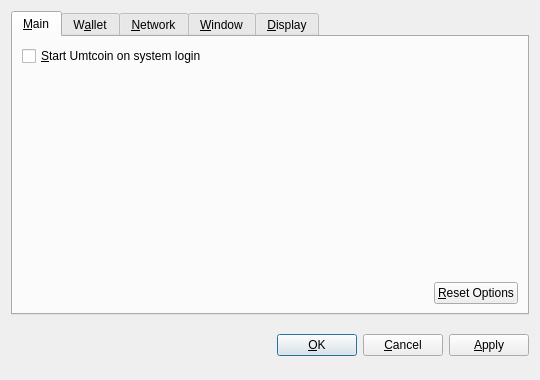
<?xml version="1.0" encoding="UTF-8"?>
<ui version="4.0">
 <class>OptionsDialog</class>
 <widget class="QDialog" name="OptionsDialog">
  <property name="geometry">
   <rect>
    <x>0</x>
    <y>0</y>
    <width>540</width>
    <height>380</height>
   </rect>
  </property>
  <property name="windowTitle">
   <string>Options</string>
  </property>
  <property name="modal">
   <bool>true</bool>
  </property>
  <layout class="QVBoxLayout" name="verticalLayout">
   <item>
    <widget class="QTabWidget" name="tabWidget">
     <property name="tabPosition">
      <enum>QTabWidget::North</enum>
     </property>
     <property name="currentIndex">
      <number>0</number>
     </property>
     <widget class="QWidget" name="tabMain">
      <attribute name="title">
       <string>&amp;Main</string>
      </attribute>
      <layout class="QVBoxLayout" name="verticalLayout_Main">
       <item>
        <widget class="QCheckBox" name="bitcoinAtStartup">
         <property name="toolTip">
          <string>Automatically start Umtcoin after logging in to the system.</string>
         </property>
         <property name="text">
          <string>&amp;Start Umtcoin on system login</string>
         </property>
        </widget>
       </item>
       <item>
        <spacer name="verticalSpacer_Main">
         <property name="orientation">
          <enum>Qt::Vertical</enum>
         </property>
         <property name="sizeHint" stdset="0">
          <size>
           <width>20</width>
           <height>40</height>
          </size>
         </property>
        </spacer>
       </item>
       <item>
        <layout class="QHBoxLayout" name="horizontalLayout_2_Main">
         <item>
          <spacer name="horizontalSpacer_2_Main">
           <property name="orientation">
            <enum>Qt::Horizontal</enum>
           </property>
           <property name="sizeHint" stdset="0">
            <size>
             <width>40</width>
             <height>20</height>
            </size>
           </property>
          </spacer>
         </item>
         <item>
          <widget class="QPushButton" name="resetButton">
           <property name="toolTip">
            <string>Reset all client options to default.</string>
           </property>
           <property name="text">
            <string>&amp;Reset Options</string>
           </property>
           <property name="autoDefault">
            <bool>false</bool>
           </property>
          </widget>
         </item>
        </layout>
       </item>
      </layout>
     </widget>
     <widget class="QWidget" name="tabWallet">
      <attribute name="title">
       <string>W&amp;allet</string>
      </attribute>
      <layout class="QVBoxLayout" name="verticalLayout_Network">
       <item>
        <widget class="QLabel" name="transactionFeeInfoLabel">
         <property name="text">
          <string>Optional transaction fee per kB that helps make sure your transactions are processed quickly. Most transactions are 1 kB.</string>
         </property>
         <property name="textFormat">
          <enum>Qt::PlainText</enum>
         </property>
         <property name="wordWrap">
          <bool>true</bool>
         </property>
        </widget>
       </item>
       <item>
        <layout class="QHBoxLayout" name="horizontalLayout_1_Main">
         <item>
          <widget class="QLabel" name="transactionFeeLabel">
           <property name="text">
            <string>Pay transaction &amp;fee</string>
           </property>
           <property name="textFormat">
            <enum>Qt::PlainText</enum>
           </property>
           <property name="buddy">
            <cstring>transactionFee</cstring>
           </property>
          </widget>
         </item>
         <item>
          <widget class="BitcoinAmountField" name="transactionFee"/>
         </item>
         <item>
          <spacer name="horizontalSpacer_1_Main">
           <property name="orientation">
            <enum>Qt::Horizontal</enum>
           </property>
           <property name="sizeHint" stdset="0">
            <size>
             <width>40</width>
             <height>20</height>
            </size>
           </property>
          </spacer>
         </item>
        </layout>
       </item>
       <item>
        <widget class="QLabel" name="label">
         <property name="text">
          <string>If you disable the spending of unconfirmed change, the change from a transaction cannot be used until that transaction has at least one confirmation. This also affects how your balance is computed.</string>
         </property>
         <property name="wordWrap">
          <bool>true</bool>
         </property>
        </widget>
       </item>
       <item>
        <widget class="QCheckBox" name="spendZeroConfChange">
         <property name="text">
          <string>Spend unconfirmed change  (experts only)</string>
         </property>
        </widget>
       </item>
       <item>
        <spacer name="verticalSpacer">
         <property name="orientation">
          <enum>Qt::Vertical</enum>
         </property>
         <property name="sizeHint" stdset="0">
          <size>
           <width>20</width>
           <height>40</height>
          </size>
         </property>
        </spacer>
       </item>
      </layout>
     </widget>
     <widget class="QWidget" name="tabNetwork">
      <attribute name="title">
       <string>&amp;Network</string>
      </attribute>
      <layout class="QVBoxLayout" name="verticalLayout_Network">
       <item>
        <widget class="QCheckBox" name="mapPortUpnp">
         <property name="toolTip">
          <string>Automatically open the Umtcoin client port on the router. This only works when your router supports UPnP and it is enabled.</string>
         </property>
         <property name="text">
          <string>Map port using &amp;UPnP</string>
         </property>
        </widget>
       </item>
       <item>
        <widget class="QCheckBox" name="connectSocks">
         <property name="toolTip">
          <string>Connect to the Umtcoin network through a SOCKS proxy (e.g. when connecting through Tor).</string>
         </property>
         <property name="text">
          <string>&amp;Connect through SOCKS proxy:</string>
         </property>
        </widget>
       </item>
       <item>
        <layout class="QHBoxLayout" name="horizontalLayout_Network">
         <item>
          <widget class="QLabel" name="proxyIpLabel">
           <property name="text">
            <string>Proxy &amp;IP:</string>
           </property>
           <property name="textFormat">
            <enum>Qt::PlainText</enum>
           </property>
           <property name="buddy">
            <cstring>proxyIp</cstring>
           </property>
          </widget>
         </item>
         <item>
          <widget class="QValidatedLineEdit" name="proxyIp">
           <property name="maximumSize">
            <size>
             <width>140</width>
             <height>16777215</height>
            </size>
           </property>
           <property name="toolTip">
            <string>IP address of the proxy (e.g. 127.0.0.1)</string>
           </property>
          </widget>
         </item>
         <item>
          <widget class="QLabel" name="proxyPortLabel">
           <property name="text">
            <string>&amp;Port:</string>
           </property>
           <property name="textFormat">
            <enum>Qt::PlainText</enum>
           </property>
           <property name="buddy">
            <cstring>proxyPort</cstring>
           </property>
          </widget>
         </item>
         <item>
          <widget class="QLineEdit" name="proxyPort">
           <property name="maximumSize">
            <size>
             <width>55</width>
             <height>16777215</height>
            </size>
           </property>
           <property name="toolTip">
            <string>Port of the proxy (e.g. 9050)</string>
           </property>
          </widget>
         </item>
         <item>
          <widget class="QLabel" name="socksVersionLabel">
           <property name="text">
            <string>SOCKS &amp;Version:</string>
           </property>
           <property name="textFormat">
            <enum>Qt::PlainText</enum>
           </property>
           <property name="buddy">
            <cstring>socksVersion</cstring>
           </property>
          </widget>
         </item>
         <item>
          <widget class="QValueComboBox" name="socksVersion">
           <property name="toolTip">
            <string>SOCKS version of the proxy (e.g. 5)</string>
           </property>
          </widget>
         </item>
         <item>
          <spacer name="horizontalSpacer_Network">
           <property name="orientation">
            <enum>Qt::Horizontal</enum>
           </property>
           <property name="sizeHint" stdset="0">
            <size>
             <width>40</width>
             <height>20</height>
            </size>
           </property>
          </spacer>
         </item>
        </layout>
       </item>
       <item>
        <spacer name="verticalSpacer_Network">
         <property name="orientation">
          <enum>Qt::Vertical</enum>
         </property>
         <property name="sizeHint" stdset="0">
          <size>
           <width>20</width>
           <height>40</height>
          </size>
         </property>
        </spacer>
       </item>
      </layout>
     </widget>
     <widget class="QWidget" name="tabWindow">
      <attribute name="title">
       <string>&amp;Window</string>
      </attribute>
      <layout class="QVBoxLayout" name="verticalLayout_Window">
       <item>
        <widget class="QCheckBox" name="minimizeToTray">
         <property name="toolTip">
          <string>Show only a tray icon after minimizing the window.</string>
         </property>
         <property name="text">
          <string>&amp;Minimize to the tray instead of the taskbar</string>
         </property>
        </widget>
       </item>
       <item>
        <widget class="QCheckBox" name="minimizeOnClose">
         <property name="toolTip">
          <string>Minimize instead of exit the application when the window is closed. When this option is enabled, the application will be closed only after selecting Quit in the menu.</string>
         </property>
         <property name="text">
          <string>M&amp;inimize on close</string>
         </property>
        </widget>
       </item>
       <item>
        <spacer name="verticalSpacer_Window">
         <property name="orientation">
          <enum>Qt::Vertical</enum>
         </property>
         <property name="sizeHint" stdset="0">
          <size>
           <width>20</width>
           <height>40</height>
          </size>
         </property>
        </spacer>
       </item>
      </layout>
     </widget>
     <widget class="QWidget" name="tabDisplay">
      <attribute name="title">
       <string>&amp;Display</string>
      </attribute>
      <layout class="QVBoxLayout" name="verticalLayout_Display">
       <item>
        <layout class="QHBoxLayout" name="horizontalLayout_1_Display">
         <item>
          <widget class="QLabel" name="langLabel">
           <property name="text">
            <string>User Interface &amp;language:</string>
           </property>
           <property name="textFormat">
            <enum>Qt::PlainText</enum>
           </property>
           <property name="buddy">
            <cstring>lang</cstring>
           </property>
          </widget>
         </item>
         <item>
          <widget class="QValueComboBox" name="lang">
           <property name="toolTip">
            <string>The user interface language can be set here. This setting will take effect after restarting Umtcoin.</string>
           </property>
          </widget>
         </item>
        </layout>
       </item>
       <item>
        <layout class="QHBoxLayout" name="horizontalLayout_2_Display">
         <item>
          <widget class="QLabel" name="unitLabel">
           <property name="text">
            <string>&amp;Unit to show amounts in:</string>
           </property>
           <property name="textFormat">
            <enum>Qt::PlainText</enum>
           </property>
           <property name="buddy">
            <cstring>unit</cstring>
           </property>
          </widget>
         </item>
         <item>
          <widget class="QValueComboBox" name="unit">
           <property name="toolTip">
            <string>Choose the default subdivision unit to show in the interface and when sending coins.</string>
           </property>
          </widget>
         </item>
        </layout>
       </item>
       <item>
        <widget class="QCheckBox" name="displayAddresses">
         <property name="toolTip">
          <string>Whether to show Umtcoin addresses in the transaction list or not.</string>
         </property>
         <property name="text">
          <string>&amp;Display addresses in transaction list</string>
         </property>
        </widget>
       </item>
       <item>
        <widget class="QCheckBox" name="coinControlFeatures">
         <property name="toolTip">
          <string>Whether to show coin control features or not.</string>
         </property>
         <property name="text">
          <string>Display coin &amp;control features (experts only!)</string>
         </property>
        </widget>
       </item>
       <item>
        <spacer name="verticalSpacer_Display">
         <property name="orientation">
          <enum>Qt::Vertical</enum>
         </property>
         <property name="sizeHint" stdset="0">
          <size>
           <width>20</width>
           <height>40</height>
          </size>
         </property>
        </spacer>
       </item>
      </layout>
     </widget>
    </widget>
   </item>
   <item>
    <layout class="QHBoxLayout" name="horizontalLayout_Buttons">
     <item>
      <spacer name="horizontalSpacer_1">
       <property name="orientation">
        <enum>Qt::Horizontal</enum>
       </property>
       <property name="sizeHint" stdset="0">
        <size>
         <width>40</width>
         <height>48</height>
        </size>
       </property>
      </spacer>
     </item>
     <item>
      <widget class="QLabel" name="statusLabel">
       <property name="font">
        <font>
         <weight>75</weight>
         <bold>true</bold>
        </font>
       </property>
       <property name="text">
        <string/>
       </property>
       <property name="textFormat">
        <enum>Qt::PlainText</enum>
       </property>
       <property name="wordWrap">
        <bool>true</bool>
       </property>
      </widget>
     </item>
     <item>
      <spacer name="horizontalSpacer_2">
       <property name="orientation">
        <enum>Qt::Horizontal</enum>
       </property>
       <property name="sizeHint" stdset="0">
        <size>
         <width>40</width>
         <height>48</height>
        </size>
       </property>
      </spacer>
     </item>
     <item>
      <widget class="QPushButton" name="okButton">
       <property name="text">
        <string>&amp;OK</string>
       </property>
      </widget>
     </item>
     <item>
      <widget class="QPushButton" name="cancelButton">
       <property name="text">
        <string>&amp;Cancel</string>
       </property>
       <property name="autoDefault">
        <bool>false</bool>
       </property>
      </widget>
     </item>
     <item>
      <widget class="QPushButton" name="applyButton">
       <property name="text">
        <string>&amp;Apply</string>
       </property>
       <property name="autoDefault">
        <bool>false</bool>
       </property>
      </widget>
     </item>
    </layout>
   </item>
  </layout>
 </widget>
 <customwidgets>
  <customwidget>
   <class>BitcoinAmountField</class>
   <extends>QSpinBox</extends>
   <header>bitcoinamountfield.h</header>
  </customwidget>
  <customwidget>
   <class>QValueComboBox</class>
   <extends>QComboBox</extends>
   <header>qvaluecombobox.h</header>
  </customwidget>
  <customwidget>
   <class>QValidatedLineEdit</class>
   <extends>QLineEdit</extends>
   <header>qvalidatedlineedit.h</header>
  </customwidget>
 </customwidgets>
 <resources/>
 <connections/>
</ui>
